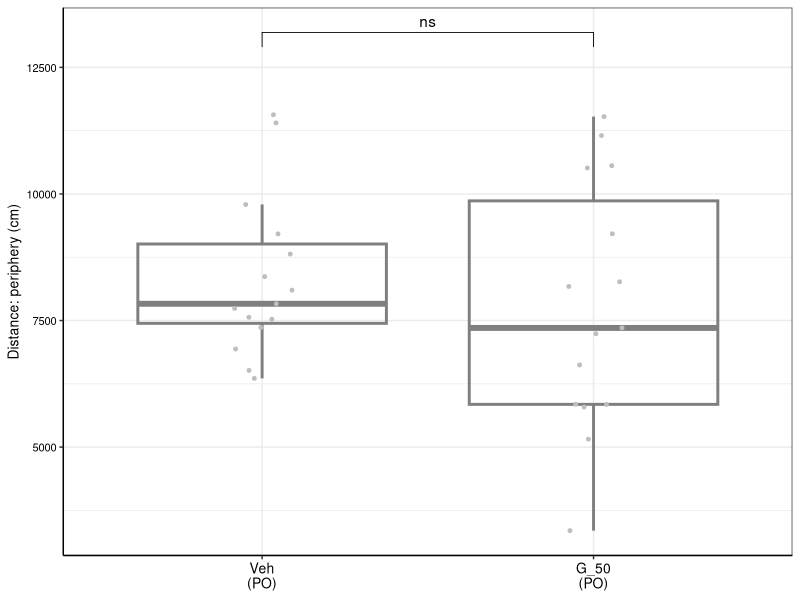
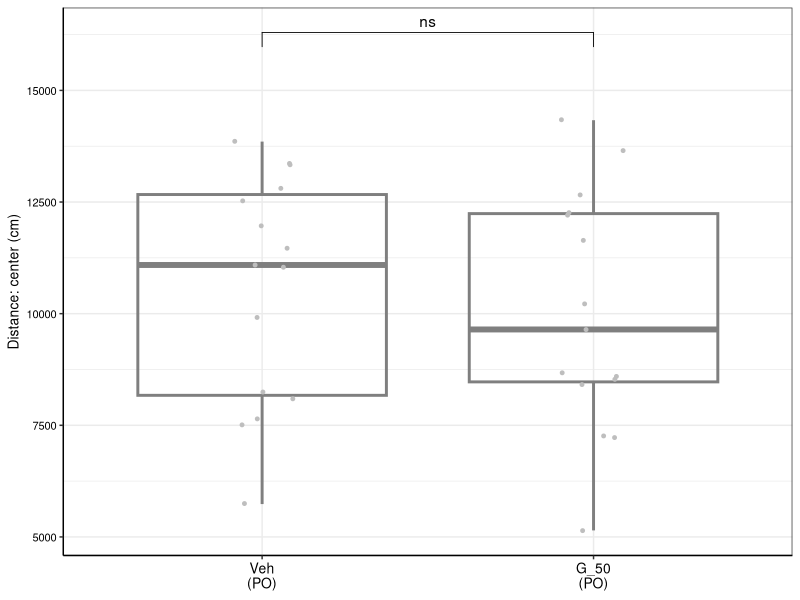
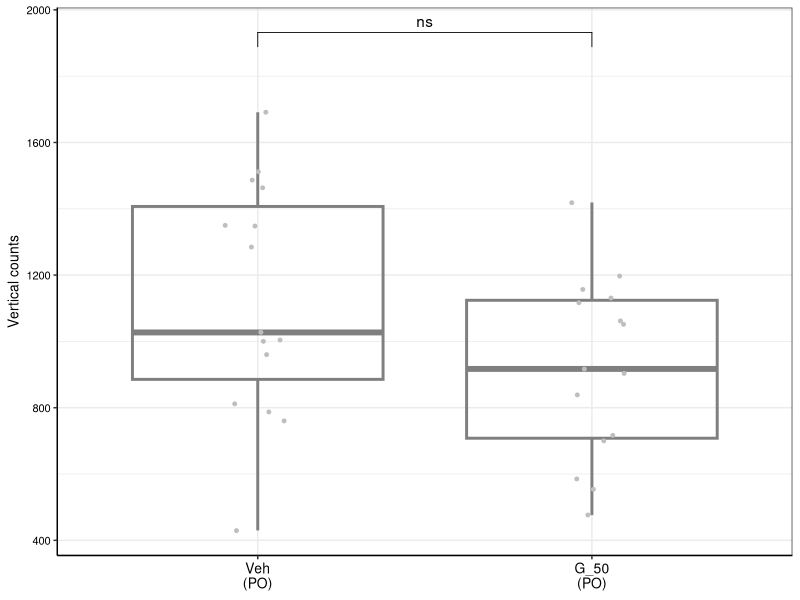
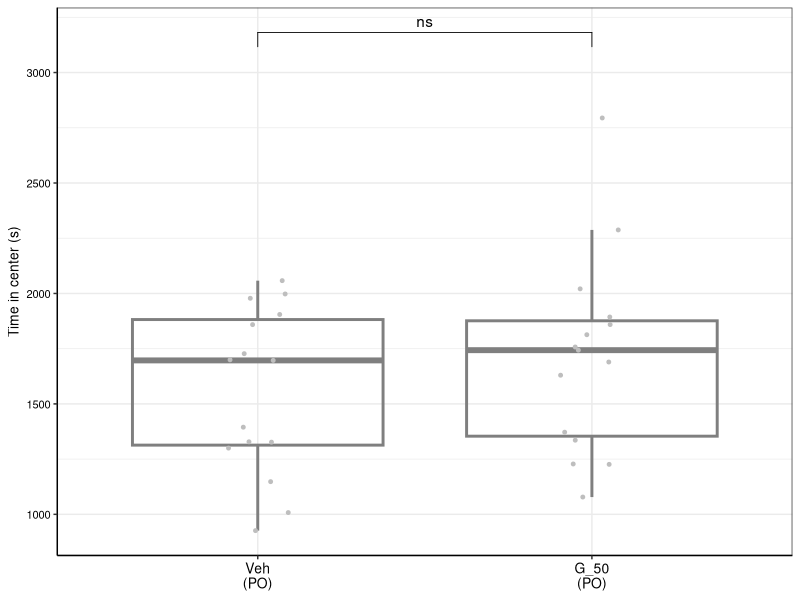
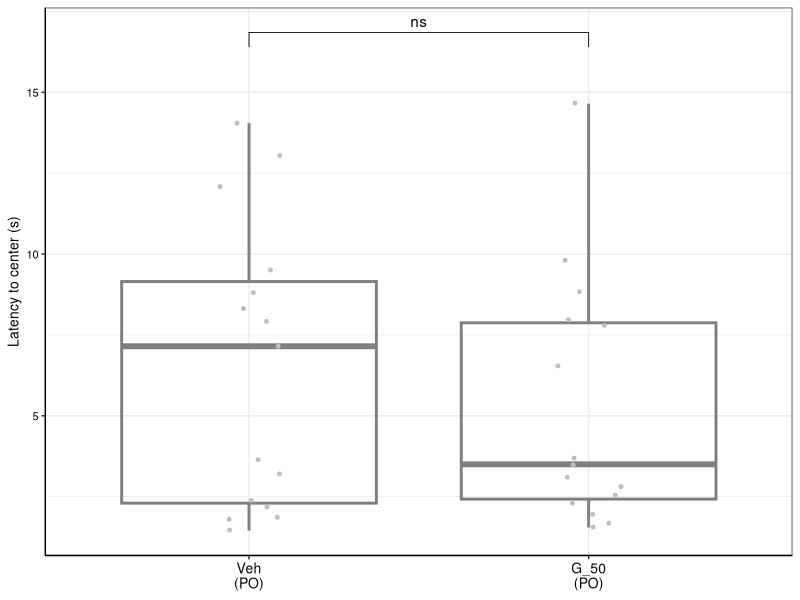

Reproduce these figures in R, in order.
## ---- chunk 1
library(dplyr)
library(ggplot2)
library(readxl)
library(ggpubr)
## ---- chunk 2
ac_data <- read_excel("Female cohort - PO/Data to plot - female cohort.xlsx", sheet = "AC")
ac_data$`Mouse Group` <- ifelse(ac_data$`Mouse Group` == 'Veh (PO)', 'Veh\n(PO)', 'G_50\n(PO)')
ac_data$`Mouse Group` <- factor(ac_data$`Mouse Group`,
                                levels = c('Veh\n(PO)',
                                           'G_50\n(PO)'))
## ---- chunk 3
plotting_func <- function(df, variable, ylab,
                          fname, wid = 2, ht = 2) {
  df <- dplyr::filter(df, Measure == variable)
  ggplot(df, aes(x=`Mouse Group`, y=Value)) +
    geom_boxplot(aes(color = `Mouse Group`), fill = NA, outlier.shape = NA, linewidth = 1) +
    geom_point(color = "grey", position = position_jitter(width = 0.1), size = 1) +
    scale_color_manual(values = c("Veh (PO)" = "#E38AB8", "G_50 (PO)" = "#E0B83E")) +
    stat_compare_means( method = "t.test", label = "p.signif", comparisons = list(c("Veh\n(PO)", "G_50\n(PO)")), hide.ns = FALSE) +
    theme_bw() +
    theme(legend.position = "none",
      axis.line = element_line(color='black'),
      axis.text.y = element_text(size = 8, color = 'black'),
      axis.text.x = element_text(size = 10, color = 'black'),
      axis.title.y = element_text(size = 10, color = 'black'),
      axis.title.x = element_blank()) +
    labs(y = ylab) + expand_limits(y = max(df$Value) * 1.1)
  
  ggsave(fname, width = wid, height = ht)
}
## ---- chunk 4
# "Total distance moved (periphery)"
plotting_func(ac_data, "Total distance moved (periphery)",
              "Distance: periphery (cm)", "Female cohort - PO/ac_tot_dist_moved_periphery.pdf")

# "Total distance moved (center)"
plotting_func(ac_data, "Total distance moved (center)",
              "Distance: center (cm)", "Female cohort - PO/ac_tot_dist_moved_center.pdf")

# "Total vertical counts (periphery + center)"
plotting_func(ac_data, "Total vertical counts (periphery + center)",
              "Vertical counts", "Female cohort - PO/ac_tot_vert_counts_periphery_and_center.pdf")

# "Total time in center"
plotting_func(ac_data, "Total time in center",
              "Time in center (s)", "Female cohort - PO/ac_tot_time_in_center.pdf")

# "Latency to center"
plotting_func(ac_data, "Latency to center",
              "Latency to center (s)", "Female cohort - PO/ac_latency_to_center.pdf")
## ---- chunk 5
stat_calculator <- function(measure) {
  filtered <- dplyr::filter(ac_data, Measure == measure)
  return(t.test(dplyr::filter(filtered, `Mouse Group` == 'Veh\n(PO)')$Value,
       dplyr::filter(filtered, `Mouse Group` == 'G_50\n(PO)')$Value))
}

for (meas in unique(ac_data$Measure)) {
  print(meas)
  print(stat_calculator(meas))
}
